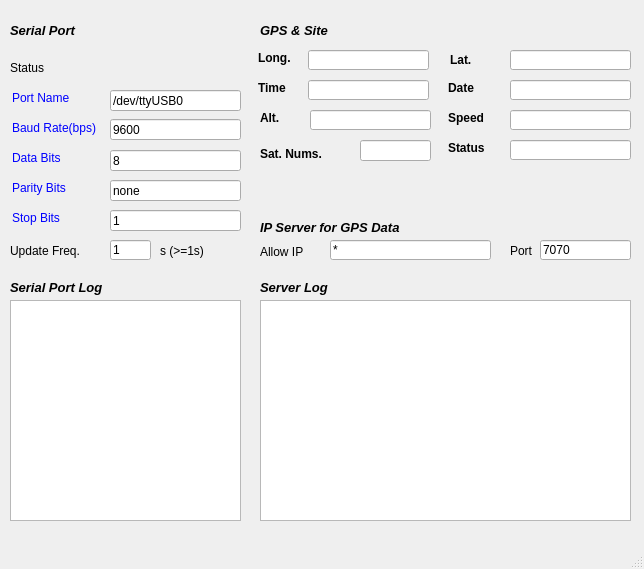
<?xml version="1.0" encoding="UTF-8"?>
<ui version="4.0">
 <class>MainWindow</class>
 <widget class="QMainWindow" name="MainWindow">
  <property name="geometry">
   <rect>
    <x>0</x>
    <y>0</y>
    <width>644</width>
    <height>569</height>
   </rect>
  </property>
  <property name="sizePolicy">
   <sizepolicy hsizetype="Fixed" vsizetype="Fixed">
    <horstretch>0</horstretch>
    <verstretch>0</verstretch>
   </sizepolicy>
  </property>
  <property name="windowTitle">
   <string>MainWindow</string>
  </property>
  <widget class="QWidget" name="centralWidget">
   <property name="sizePolicy">
    <sizepolicy hsizetype="Fixed" vsizetype="Fixed">
     <horstretch>0</horstretch>
     <verstretch>0</verstretch>
    </sizepolicy>
   </property>
   <widget class="QLabel" name="gpsComSetLabel">
    <property name="geometry">
     <rect>
      <x>10</x>
      <y>20</y>
      <width>91</width>
      <height>21</height>
     </rect>
    </property>
    <property name="text">
     <string>&lt;html&gt;&lt;head/&gt;&lt;body&gt;&lt;p&gt;&lt;span style=&quot; font-size:10pt; font-weight:600; font-style:italic; color:#000000;&quot;&gt;Serial Port&lt;/span&gt;&lt;/p&gt;&lt;/body&gt;&lt;/html&gt;</string>
    </property>
   </widget>
   <widget class="QLabel" name="comLabel">
    <property name="geometry">
     <rect>
      <x>12</x>
      <y>90</y>
      <width>61</width>
      <height>16</height>
     </rect>
    </property>
    <property name="text">
     <string>&lt;html&gt;&lt;head/&gt;&lt;body&gt;&lt;p&gt;&lt;span style=&quot; color:#0000ff;&quot;&gt;Port Name&lt;/span&gt;&lt;/p&gt;&lt;/body&gt;&lt;/html&gt;</string>
    </property>
   </widget>
   <widget class="QLabel" name="boteLabel">
    <property name="geometry">
     <rect>
      <x>12</x>
      <y>120</y>
      <width>91</width>
      <height>16</height>
     </rect>
    </property>
    <property name="text">
     <string>&lt;html&gt;&lt;head/&gt;&lt;body&gt;&lt;p&gt;&lt;span style=&quot; color:#0000ff;&quot;&gt;Baud Rate(bps)&lt;/span&gt;&lt;/p&gt;&lt;/body&gt;&lt;/html&gt;</string>
    </property>
   </widget>
   <widget class="QLabel" name="dataLabel">
    <property name="geometry">
     <rect>
      <x>12</x>
      <y>150</y>
      <width>61</width>
      <height>16</height>
     </rect>
    </property>
    <property name="text">
     <string>&lt;html&gt;&lt;head/&gt;&lt;body&gt;&lt;p&gt;&lt;span style=&quot; color:#0000ff;&quot;&gt;Data Bits&lt;/span&gt;&lt;/p&gt;&lt;/body&gt;&lt;/html&gt;</string>
    </property>
   </widget>
   <widget class="QLabel" name="checkLabel">
    <property name="geometry">
     <rect>
      <x>12</x>
      <y>180</y>
      <width>71</width>
      <height>16</height>
     </rect>
    </property>
    <property name="text">
     <string>&lt;html&gt;&lt;head/&gt;&lt;body&gt;&lt;p&gt;&lt;span style=&quot; color:#0000ff;&quot;&gt;Parity Bits&lt;/span&gt;&lt;/p&gt;&lt;/body&gt;&lt;/html&gt;</string>
    </property>
   </widget>
   <widget class="QLabel" name="stopLabel">
    <property name="geometry">
     <rect>
      <x>12</x>
      <y>210</y>
      <width>71</width>
      <height>16</height>
     </rect>
    </property>
    <property name="text">
     <string>&lt;html&gt;&lt;head/&gt;&lt;body&gt;&lt;p&gt;&lt;span style=&quot; color:#0000ff;&quot;&gt;Stop Bits&lt;/span&gt;&lt;/p&gt;&lt;/body&gt;&lt;/html&gt;</string>
    </property>
   </widget>
   <widget class="QLabel" name="comInformationLabel">
    <property name="geometry">
     <rect>
      <x>10</x>
      <y>280</y>
      <width>161</width>
      <height>16</height>
     </rect>
    </property>
    <property name="text">
     <string>&lt;html&gt;&lt;head/&gt;&lt;body&gt;&lt;p&gt;&lt;span style=&quot; font-size:10pt; font-weight:600; font-style:italic; color:#000000;&quot;&gt;Serial Port Log&lt;/span&gt;&lt;/p&gt;&lt;/body&gt;&lt;/html&gt;</string>
    </property>
   </widget>
   <widget class="QTextEdit" name="comInformationTextEdit">
    <property name="geometry">
     <rect>
      <x>10</x>
      <y>300</y>
      <width>231</width>
      <height>221</height>
     </rect>
    </property>
   </widget>
   <widget class="QLabel" name="gpsComSetLabel_2">
    <property name="geometry">
     <rect>
      <x>260</x>
      <y>20</y>
      <width>81</width>
      <height>21</height>
     </rect>
    </property>
    <property name="text">
     <string>&lt;html&gt;&lt;head/&gt;&lt;body&gt;&lt;p&gt;&lt;span style=&quot; font-size:10pt; font-weight:600; font-style:italic; color:#000000;&quot;&gt;GPS &amp;amp; Site&lt;/span&gt;&lt;/p&gt;&lt;/body&gt;&lt;/html&gt;</string>
    </property>
   </widget>
   <widget class="QLabel" name="latitudeLabel">
    <property name="geometry">
     <rect>
      <x>258</x>
      <y>50</y>
      <width>41</width>
      <height>16</height>
     </rect>
    </property>
    <property name="text">
     <string>&lt;html&gt;&lt;head/&gt;&lt;body&gt;&lt;p&gt;&lt;span style=&quot; font-weight:600; color:#000000;&quot;&gt;Long.&lt;/span&gt;&lt;/p&gt;&lt;/body&gt;&lt;/html&gt;</string>
    </property>
   </widget>
   <widget class="QLabel" name="longitudeLabel">
    <property name="geometry">
     <rect>
      <x>450</x>
      <y>50</y>
      <width>31</width>
      <height>21</height>
     </rect>
    </property>
    <property name="text">
     <string>&lt;html&gt;&lt;head/&gt;&lt;body&gt;&lt;p&gt;&lt;span style=&quot; font-weight:600; color:#000000;&quot;&gt;Lat.&lt;/span&gt;&lt;/p&gt;&lt;/body&gt;&lt;/html&gt;</string>
    </property>
   </widget>
   <widget class="QLabel" name="timeLabel">
    <property name="geometry">
     <rect>
      <x>258</x>
      <y>80</y>
      <width>41</width>
      <height>16</height>
     </rect>
    </property>
    <property name="text">
     <string>&lt;html&gt;&lt;head/&gt;&lt;body&gt;&lt;p&gt;&lt;span style=&quot; font-weight:600; color:#000000;&quot;&gt;Time&lt;/span&gt;&lt;/p&gt;&lt;/body&gt;&lt;/html&gt;</string>
    </property>
   </widget>
   <widget class="QLineEdit" name="latitudeLineEdit">
    <property name="geometry">
     <rect>
      <x>308</x>
      <y>50</y>
      <width>121</width>
      <height>20</height>
     </rect>
    </property>
   </widget>
   <widget class="QLineEdit" name="longitudeLineEdit">
    <property name="geometry">
     <rect>
      <x>510</x>
      <y>50</y>
      <width>121</width>
      <height>20</height>
     </rect>
    </property>
   </widget>
   <widget class="QLineEdit" name="timeLineEdit">
    <property name="geometry">
     <rect>
      <x>308</x>
      <y>80</y>
      <width>121</width>
      <height>20</height>
     </rect>
    </property>
   </widget>
   <widget class="QLabel" name="speedLabel">
    <property name="geometry">
     <rect>
      <x>448</x>
      <y>110</y>
      <width>51</width>
      <height>16</height>
     </rect>
    </property>
    <property name="text">
     <string>&lt;html&gt;&lt;head/&gt;&lt;body&gt;&lt;p&gt;&lt;span style=&quot; font-weight:600;&quot;&gt;Speed&lt;/span&gt;&lt;/p&gt;&lt;/body&gt;&lt;/html&gt;</string>
    </property>
   </widget>
   <widget class="QLabel" name="statusLabel">
    <property name="geometry">
     <rect>
      <x>448</x>
      <y>140</y>
      <width>51</width>
      <height>16</height>
     </rect>
    </property>
    <property name="text">
     <string>&lt;html&gt;&lt;head/&gt;&lt;body&gt;&lt;p&gt;&lt;span style=&quot; font-weight:600; color:#000000;&quot;&gt;Status&lt;/span&gt;&lt;/p&gt;&lt;/body&gt;&lt;/html&gt;</string>
    </property>
   </widget>
   <widget class="QLabel" name="dateLabel">
    <property name="geometry">
     <rect>
      <x>448</x>
      <y>80</y>
      <width>41</width>
      <height>16</height>
     </rect>
    </property>
    <property name="text">
     <string>&lt;html&gt;&lt;head/&gt;&lt;body&gt;&lt;p&gt;&lt;span style=&quot; font-weight:600; color:#000000;&quot;&gt;Date&lt;/span&gt;&lt;/p&gt;&lt;/body&gt;&lt;/html&gt;</string>
    </property>
   </widget>
   <widget class="QLineEdit" name="speedLineEdit">
    <property name="geometry">
     <rect>
      <x>510</x>
      <y>110</y>
      <width>121</width>
      <height>20</height>
     </rect>
    </property>
   </widget>
   <widget class="QLineEdit" name="statusLineEdit">
    <property name="geometry">
     <rect>
      <x>510</x>
      <y>140</y>
      <width>121</width>
      <height>20</height>
     </rect>
    </property>
   </widget>
   <widget class="QLineEdit" name="dateLineEdit">
    <property name="geometry">
     <rect>
      <x>510</x>
      <y>80</y>
      <width>121</width>
      <height>20</height>
     </rect>
    </property>
   </widget>
   <widget class="QLabel" name="gpsReceiveLabel">
    <property name="geometry">
     <rect>
      <x>260</x>
      <y>280</y>
      <width>171</width>
      <height>16</height>
     </rect>
    </property>
    <property name="text">
     <string>&lt;html&gt;&lt;head/&gt;&lt;body&gt;&lt;p&gt;&lt;span style=&quot; font-size:10pt; font-weight:600; font-style:italic; color:#000000;&quot;&gt;Server Log&lt;/span&gt;&lt;/p&gt;&lt;/body&gt;&lt;/html&gt;</string>
    </property>
   </widget>
   <widget class="QPlainTextEdit" name="gpsPlainTextEdit">
    <property name="geometry">
     <rect>
      <x>260</x>
      <y>300</y>
      <width>371</width>
      <height>221</height>
     </rect>
    </property>
   </widget>
   <widget class="QLabel" name="comStatusLabel">
    <property name="geometry">
     <rect>
      <x>70</x>
      <y>60</y>
      <width>171</width>
      <height>20</height>
     </rect>
    </property>
    <property name="frameShape">
     <enum>QFrame::NoFrame</enum>
    </property>
    <property name="text">
     <string>&lt;html&gt;&lt;head/&gt;&lt;body&gt;&lt;p&gt;&lt;br/&gt;&lt;/p&gt;&lt;/body&gt;&lt;/html&gt;</string>
    </property>
   </widget>
   <widget class="QLineEdit" name="satelliteLineEdit">
    <property name="geometry">
     <rect>
      <x>360</x>
      <y>140</y>
      <width>71</width>
      <height>21</height>
     </rect>
    </property>
   </widget>
   <widget class="QLabel" name="satelliteLabel">
    <property name="geometry">
     <rect>
      <x>260</x>
      <y>140</y>
      <width>81</width>
      <height>29</height>
     </rect>
    </property>
    <property name="text">
     <string>&lt;html&gt;&lt;head/&gt;&lt;body&gt;&lt;p&gt;&lt;span style=&quot; font-weight:600; color:#000000;&quot;&gt;Sat. Nums.&lt;/span&gt;&lt;/p&gt;&lt;/body&gt;&lt;/html&gt;</string>
    </property>
   </widget>
   <widget class="QLabel" name="gpsReceiveLabel_2">
    <property name="geometry">
     <rect>
      <x>260</x>
      <y>220</y>
      <width>201</width>
      <height>16</height>
     </rect>
    </property>
    <property name="text">
     <string>&lt;html&gt;&lt;head/&gt;&lt;body&gt;&lt;p&gt;&lt;span style=&quot; font-size:10pt; font-weight:600; font-style:italic; color:#000000;&quot;&gt;IP Server for GPS Data&lt;/span&gt;&lt;/p&gt;&lt;/body&gt;&lt;/html&gt;</string>
    </property>
   </widget>
   <widget class="QLabel" name="labelIP">
    <property name="geometry">
     <rect>
      <x>260</x>
      <y>242</y>
      <width>61</width>
      <height>20</height>
     </rect>
    </property>
    <property name="text">
     <string>Allow IP</string>
    </property>
   </widget>
   <widget class="QLineEdit" name="lineEditIP">
    <property name="geometry">
     <rect>
      <x>330</x>
      <y>240</y>
      <width>161</width>
      <height>20</height>
     </rect>
    </property>
    <property name="text">
     <string>*</string>
    </property>
   </widget>
   <widget class="QLabel" name="labelPort">
    <property name="geometry">
     <rect>
      <x>510</x>
      <y>240</y>
      <width>54</width>
      <height>21</height>
     </rect>
    </property>
    <property name="text">
     <string>Port</string>
    </property>
   </widget>
   <widget class="QLineEdit" name="lineEditPort">
    <property name="geometry">
     <rect>
      <x>540</x>
      <y>240</y>
      <width>91</width>
      <height>20</height>
     </rect>
    </property>
    <property name="text">
     <string>7070</string>
    </property>
   </widget>
   <widget class="QLabel" name="labelRefreshTime">
    <property name="geometry">
     <rect>
      <x>10</x>
      <y>240</y>
      <width>71</width>
      <height>21</height>
     </rect>
    </property>
    <property name="text">
     <string>Update Freq.</string>
    </property>
   </widget>
   <widget class="QLineEdit" name="lineEditRefreshTime">
    <property name="geometry">
     <rect>
      <x>110</x>
      <y>240</y>
      <width>41</width>
      <height>20</height>
     </rect>
    </property>
    <property name="text">
     <string>1</string>
    </property>
   </widget>
   <widget class="QLabel" name="labelTimeUnit">
    <property name="geometry">
     <rect>
      <x>160</x>
      <y>240</y>
      <width>81</width>
      <height>21</height>
     </rect>
    </property>
    <property name="text">
     <string>s (&gt;=1s)</string>
    </property>
   </widget>
   <widget class="QLineEdit" name="lineEditPortName">
    <property name="geometry">
     <rect>
      <x>110</x>
      <y>90</y>
      <width>131</width>
      <height>21</height>
     </rect>
    </property>
    <property name="text">
     <string>/dev/ttyUSB0</string>
    </property>
   </widget>
   <widget class="QLineEdit" name="lineEditBaudRate">
    <property name="geometry">
     <rect>
      <x>110</x>
      <y>119</y>
      <width>131</width>
      <height>21</height>
     </rect>
    </property>
    <property name="text">
     <string>9600</string>
    </property>
   </widget>
   <widget class="QLineEdit" name="lineEditDataBits">
    <property name="geometry">
     <rect>
      <x>110</x>
      <y>150</y>
      <width>131</width>
      <height>21</height>
     </rect>
    </property>
    <property name="text">
     <string>8</string>
    </property>
   </widget>
   <widget class="QLineEdit" name="lineEditParityBits">
    <property name="geometry">
     <rect>
      <x>110</x>
      <y>180</y>
      <width>131</width>
      <height>21</height>
     </rect>
    </property>
    <property name="text">
     <string>none</string>
    </property>
   </widget>
   <widget class="QLineEdit" name="lineEditStopBits">
    <property name="geometry">
     <rect>
      <x>110</x>
      <y>210</y>
      <width>131</width>
      <height>21</height>
     </rect>
    </property>
    <property name="text">
     <string>1</string>
    </property>
   </widget>
   <widget class="QLineEdit" name="lineEditAlt">
    <property name="geometry">
     <rect>
      <x>310</x>
      <y>110</y>
      <width>121</width>
      <height>20</height>
     </rect>
    </property>
   </widget>
   <widget class="QLabel" name="LabelAlt">
    <property name="geometry">
     <rect>
      <x>260</x>
      <y>110</y>
      <width>31</width>
      <height>16</height>
     </rect>
    </property>
    <property name="text">
     <string>&lt;html&gt;&lt;head/&gt;&lt;body&gt;&lt;p&gt;&lt;span style=&quot; font-weight:600;&quot;&gt;Alt.&lt;/span&gt;&lt;/p&gt;&lt;/body&gt;&lt;/html&gt;</string>
    </property>
   </widget>
   <widget class="QLabel" name="label">
    <property name="geometry">
     <rect>
      <x>10</x>
      <y>60</y>
      <width>54</width>
      <height>16</height>
     </rect>
    </property>
    <property name="text">
     <string>Status</string>
    </property>
   </widget>
   <widget class="QLabel" name="labelSite">
    <property name="geometry">
     <rect>
      <x>340</x>
      <y>20</y>
      <width>291</width>
      <height>20</height>
     </rect>
    </property>
    <property name="text">
     <string/>
    </property>
   </widget>
  </widget>
  <widget class="QStatusBar" name="statusBar"/>
 </widget>
 <layoutdefault spacing="6" margin="11"/>
 <resources/>
 <connections/>
</ui>
